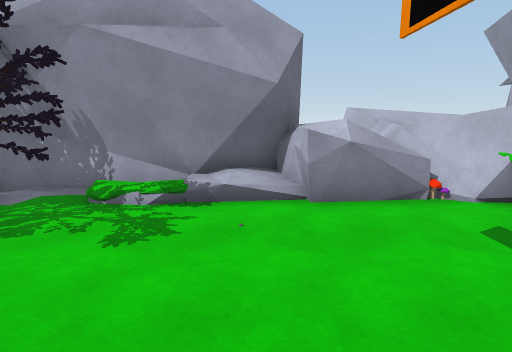
[1] (above)

12 first-person views from a walk through a Unity game level. The camera is 1.5 m above the floor, tilts 10° down and sees 75° across. The floor is counted in squares, 1 m on a side. Each view is taken from the middle of a square. On the plan, view 1 faces up. The plan holds only what a view shows up to about 15 squares ahead; the rest is blank. The place goes on beyond the plan. The player is left out. Surface patterns are stand-ins for the level's own textures.

[2]
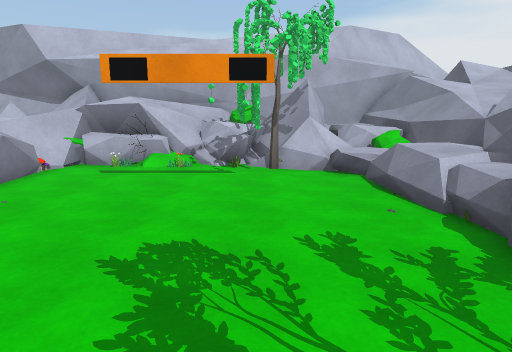

[3]
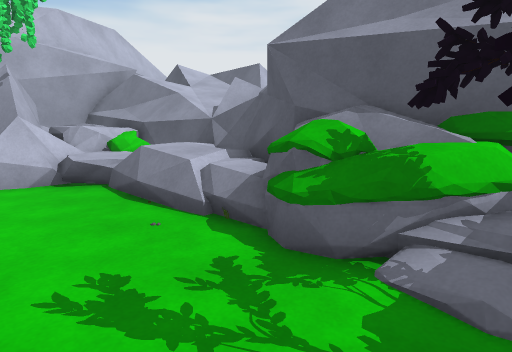

[4]
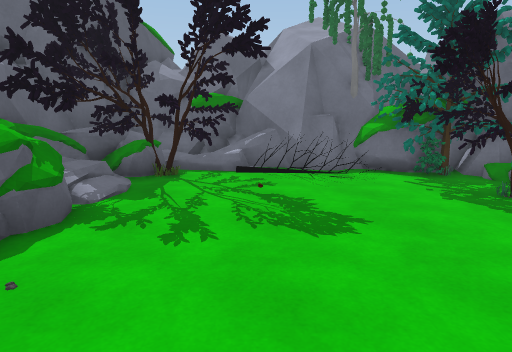

[5]
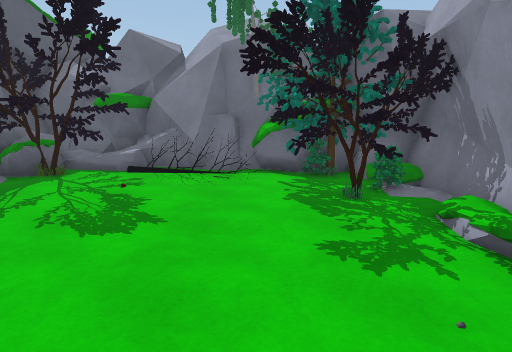

[6]
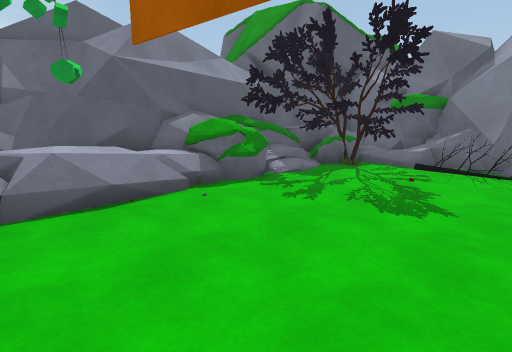

[7]
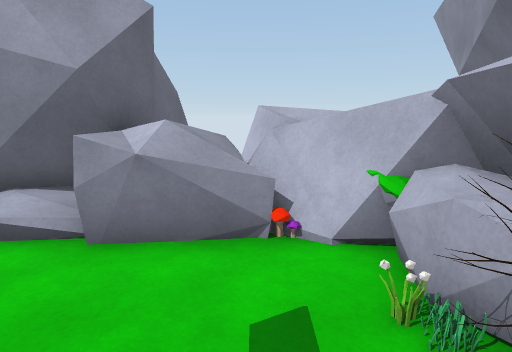

[8]
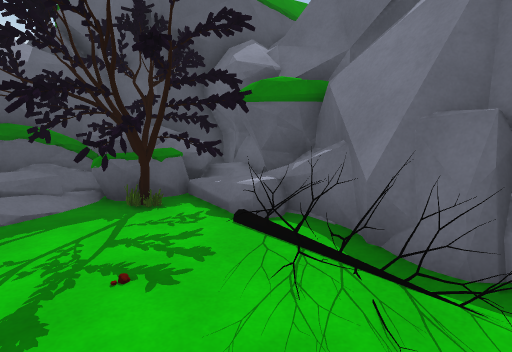

[9]
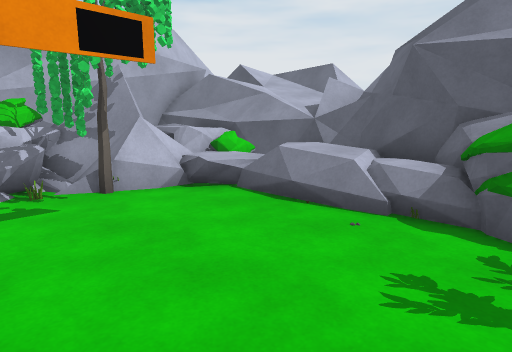

[10]
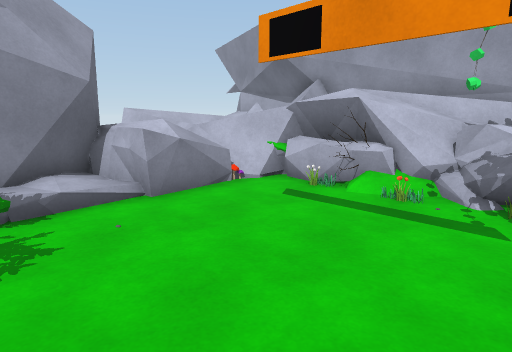

[11]
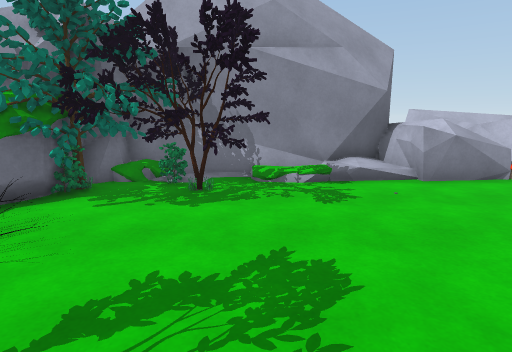

[12]
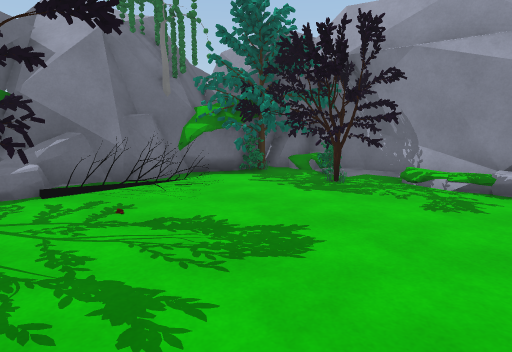

### Floor plan
Key: @ floor where view 1 was taken; # wall or solid block; . floor; = window, fence, low wall or low ledge; ^ raised ledge; T tree; M mushroom; F flower; O other object.
Columns run from 9 left of view 1 to 7 right of it. Each row starts with its distance up from view 1.
  9           # ==
  8 O        ##OO
  7 OO########OOO=
  6  TTTTT O=OOOM#O#
  5   TTTTT......FOOO
  4  OTTTT.......OOOO
  3 T#OT.........OOOO
  2  OTT.........OOOO
  1 ##TT........OFOOO
  0 OO.......@..TTOOO
 -1  OTT.........TOO
 -2 OTTTT.......OOOOO
 -3 OTTTTTOOO  OOOOO
 -4 OOTTTTOOOOOOOOOO
 -5 ##OOO#OO#OOO##^^#

Positions as (right, up) in squares from view 1, and headings:
1: (0, 0), facing up
2: (-6, 0), facing right
3: (-5, 0), facing down-right
4: (2, 0), facing left
5: (2, 3), facing left
6: (3, 3), facing down-left
7: (3, 2), facing up
8: (-4, 3), facing down-left
9: (-3, 2), facing down-right
10: (-2, 0), facing up-right
11: (-3, -2), facing up
12: (0, -2), facing up-left
